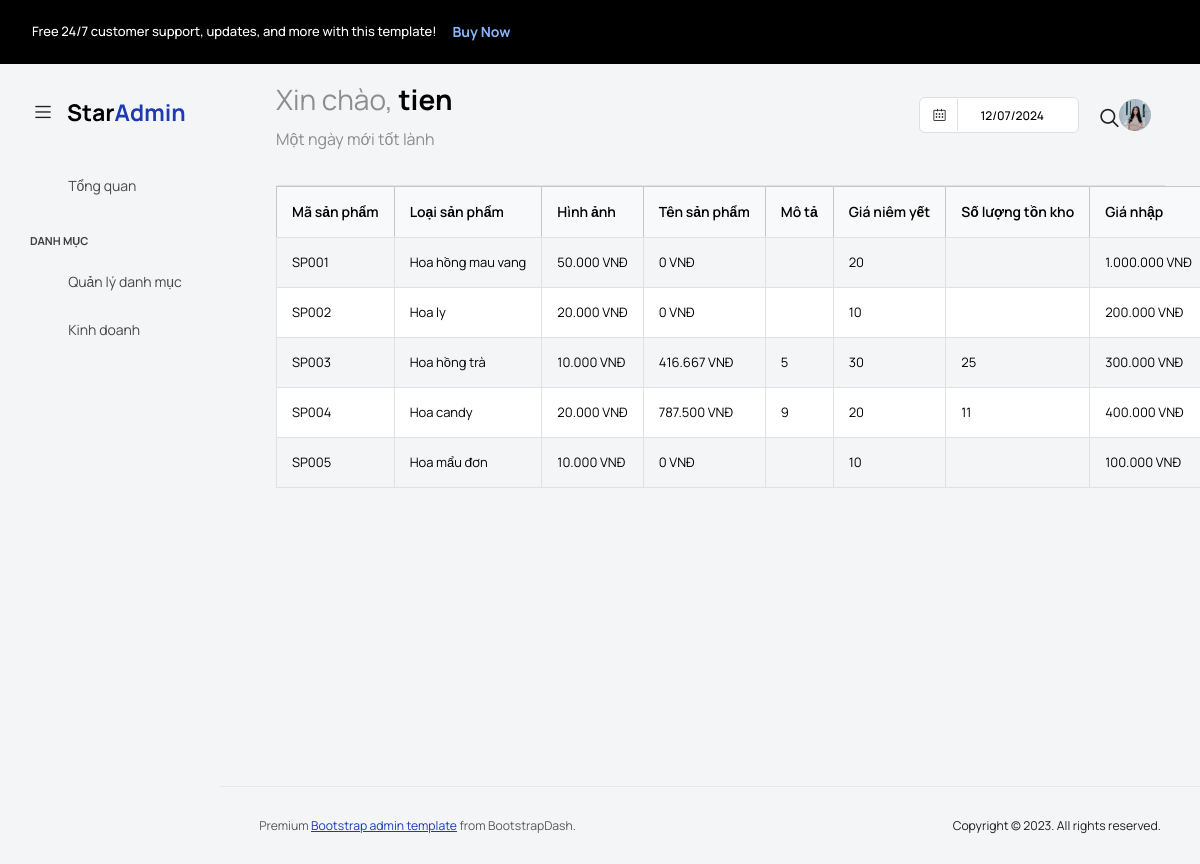
The app's page /search-ad.php (signed in) with its own data.
### tables this page shows
CREATE TABLE `sanpham` (
  `SP_MA` varchar(5) NOT NULL,
  `LSP_MA` varchar(5) NOT NULL,
  `SP_TEN` varchar(50) NOT NULL,
  `SP_MOTA` varchar(255) NOT NULL,
  `SP_HINHANH` varchar(200) NOT NULL
);

### search-ad.php (the view, shortened to what this page needs)
<?php
include 'db.php';
$searchQuery = isset($_GET['query']) ? $_GET['query'] : '';
?>
<!DOCTYPE html>
<html lang="en">
<head>
    <link rel="stylesheet" href="assets/vendors/feather/feather.css">
    <link rel="stylesheet" href="assets/vendors/mdi/css/materialdesignicons.min.css">
    <link rel="stylesheet" href="assets/vendors/ti-icons/css/themify-icons.css">
    <link rel="stylesheet" href="assets/vendors/font-awesome/css/font-awesome.min.css">
    <link rel="stylesheet" href="assets/vendors/typicons/typicons.css">
    <link rel="stylesheet" href="assets/vendors/simple-line-icons/css/simple-line-icons.css">
    <link rel="stylesheet" href="assets/vendors/css/vendor.bundle.base.css">
    <link rel="stylesheet" href="assets/vendors/bootstrap-datepicker/bootstrap-datepicker.min.css">
    <link rel="stylesheet" href="assets/vendors/datatables.net-bs4/dataTables.bootstrap4.css">
    <link rel="stylesheet" type="text/css" href="assets/js/select.dataTables.min.css">
    <link rel="stylesheet" href="assets/css/style.css">
</head>
<body class="with-welcome-text">
    <div class="container-scroller">
        <div class="row p-0 m-0 proBanner" id="proBanner">
            <div class="col-md-12 p-0 m-0">
                <div class="card-body card-body-padding px-3 d-flex align-items-center justify-content-between">
                    <div class="ps-lg-3">
                        <div class="d-flex align-items-center justify-content-between">
                            <p class="mb-0 fw-medium me-3 buy-now-text">Free 24/7 customer support, updates, and more
                                with this
                                template!</p>
                            <a href="https://www.bootstrapdash.com/product/star-admin-pro/" target="_blank"
                                class="btn me-2 buy-now-btn border-0">Buy Now</a>
                        </div>
                    </div>
                    <div class="d-flex align-items-center justify-content-between">
                        <a href="https://www.bootstrapdash.com/product/star-admin-pro/"><i
                                class="ti-home me-3 text-white"></i></a>
                        <button id="bannerClose" class="btn border-0 p-0">
                            <i class="ti-close text-white"></i>
                        </button>
                    </div>
                </div>
            </div>
        </div>
        <nav class="navbar default-layout col-lg-12 col-12 p-0 fixed-top d-flex align-items-top flex-row">
            <div class="text-center navbar-brand-wrapper d-flex align-items-center justify-content-start">
                <div class="me-3">
                    <button class="navbar-toggler navbar-toggler align-self-center" type="button"
                        data-bs-toggle="minimize">
                        <span class="icon-menu"></span>
                    </button>
                </div>
                <div>
                    <a class="navbar-brand brand-logo" href="admin.php">
                        <img src="assets/images/logo.svg" alt="logo" />
                    </a>
                </div>
            </div>
            <div class="navbar-menu-wrapper d-flex align-items-top">
                <ul class="navbar-nav">
                    <li class="nav-item fw-semibold d-none d-lg-block ms-0">
                        <h1 class="welcome-text">Xin chào, <span
                                class="text-black fw-bold"><?php echo $_SESSION['username'] ?></span></h1>
                        <h3 class="welcome-sub-text">Một ngày mới tốt lành </h3>
                    </li>
                </ul>
                <ul class="navbar-nav ms-auto">
                    <li class="nav-item d-none d-lg-block">
                        <div id="datepicker-popup" class="input-group date datepicker navbar-date-picker">
                            <span class="input-group-addon input-group-prepend border-right">
                                <span class="icon-calendar input-group-text calendar-icon"></span>
                            </span>
                            <input type="text" class="form-control">
                        </div>
                    </li>
                    <li class="nav-item">
                        <form class="search-form" action="search-ad.php?">
                            <i class="icon-search"></i>
                            <input type="search" class="form-control" placeholder="Search Here" title="Search here" name="query">
                        </form>
                    </li>
                    <div class="dropdown">
                        <?php if (isset($_SESSION['username'])): ?>
                            <a href="#" class="d-block link-body-emphasis text-decoration-none dropdown-toggle"
                                data-bs-toggle="dropdown" aria-expanded="false">
                                <img src="<?php echo $_SESSION['avatar']; ?>" alt="Avatar" width="32" height="32"
                                    class="rounded-circle" />
                            </a>
                        <?php endif; ?>
                    </div>
                </ul>
            </div>
        </nav>
        <div class="container-fluid page-body-wrapper">
            <nav class="sidebar sidebar-offcanvas" id="sidebar">
                <ul class="nav">
                    <li class="nav-item">
                        <a class="nav-link" href="admin.php">
                            <i class="mdi mdi-grid-large menu-icon"></i>
                            <span class="menu-title">Tổng quan</span>
                        </a>
                    </li>
                    <li class="nav-item nav-category">Danh mục</li>
                    <li class="nav-item">
                        <a class="nav-link" data-bs-toggle="collapse" href="#ui-basic" aria-expanded="false"
                            aria-controls="ui-basic">
                            <i class="menu-icon mdi mdi-floor-plan"></i>
                            <span class="menu-title">Quản lý danh mục</span>
                            <i class="menu-arrow"></i>
                        </a>
                    </li>
                    <li class="nav-item">
                        <a class="nav-link" data-bs-toggle="collapse" href="#charts" aria-expanded="false"
                            aria-controls="charts">
                            <i class="menu-icon mdi mdi-chart-line"></i>
                            <span class="menu-title">Kinh doanh</span>
                            <i class="menu-arrow"></i>
                        </a>
                    </li>
                </ul>
            </nav>
            <div class="main-panel">
                <div class="content-wrapper">
                    <div class="row">
                        <div class="col-sm-12">
                            <div class="home-tab">
                                <div class="d-sm-flex align-items-center justify-content-between border-bottom">
                                </div>
                                <table id="example" class="table table-striped table-bordered" style="width:100%">
                                    <thead class="table-light">
                                        <tr>
                                            <th>Mã sản phẩm</th>
                                            <th>Loại sản phẩm</th>
                                            <th>Hình ảnh</th>
                                            <th>Tên sản phẩm</th>
                                            <th>Mô tả</th>
                                            <th>Giá niêm yết</th>
                                            <th>Số lượng tồn kho</th>
                                            <th>Giá nhập</th>
                                        </tr>
                                    </thead>
                                    <tbody>
                                        <?php
                                        $records_per_page = 5;
                                        $page = isset($_GET['page']) ? $_GET['page'] : 1;
                                        $start_from = ($page - 1) * $records_per_page;
                                        $sql = " SELECT
                                                sp.SP_MA AS 'Mã sản phẩm',
                                                sp.SP_TEN AS 'Tên sản phẩm',
                                                AVG(pn.PN_PBGIA) AS 'Giá nhập',
                                                AVG(cthd.CTHD_DONGIA) AS 'Giá bán',
                                                SUM(cthd.CTHD_SLB) AS 'Số lượng bán',
                                                SUM(pn.PN_SL) AS 'Số lượng nhập',
                                                (SUM(pn.PN_SL) - SUM(cthd.CTHD_SLB)) AS 'Số lượng tồn kho',
                                                (SUM(pn.PN_SL) * AVG(pn.PN_PBGIA)) AS 'TT nhập vào',
                                                (SUM(cthd.CTHD_SLB) * AVG(cthd.CTHD_DONGIA)) AS 'TT bán',
                                                ((SUM(cthd.CTHD_SLB) * AVG(cthd.CTHD_DONGIA)) -
                                                (SUM(pn.PN_SL) * AVG(pn.PN_PBGIA))) AS 'Doanh thu'
                                            FROM
                                                SANPHAM sp
                                            LEFT JOIN
                                                PHIEUNHAP pn ON sp.SP_MA = pn.SP_MA
                                            LEFT JOIN
                                                CHITIETHD cthd ON sp.SP_MA = cthd.SP_MA
                                            WHERE
                                                sp.SP_TEN LIKE ?
                                            GROUP BY
                                                sp.SP_MA, sp.SP_TEN
                                            ORDER BY
                                                sp.SP_MA
                                            LIMIT $start_from, $records_per_page";
                                        $searchParam = "%$searchQuery%";
                                        $stmt = $conn->prepare($sql);
                                        $stmt->bind_param("s", $searchParam, );
                                        $stmt->execute();
                                        $result = $stmt->get_result();
                                        if ($result->num_rows > 0) {
                                            while ($row = $result->fetch_assoc()) {
                                                echo "<tr>";
                                                echo "<td>" . $row["Mã sản phẩm"] . "</td>";
                                                echo "<td>" . $row["Tên sản phẩm"] . "</td>";
                                                echo "<td>" . number_format($row["Giá nhập"], 0, ',', '.') . " VNĐ</td>";
                                                echo "<td>" . number_format($row["Giá bán"], 0, ',', '.') . " VNĐ</td>";
                                                echo "<td>" . $row["Số lượng bán"] . "</td>";
                                                echo "<td>" . $row["Số lượng nhập"] . "</td>";
                                                echo "<td>" . $row["Số lượng tồn kho"] . "</td>";
                                                echo "<td>" . number_format($row["TT nhập vào"], 0, ',', '.') . " VNĐ</td>";
                                                echo "</tr>";
                                            }
                                        } else {
                                            echo "<tr><td colspan='10' class='text-center'>Không tìm thấy sản phẩm phù hợp.</td></tr>";
                                        }
                                        ?>
                                    </tbody>
                                </table>
                            </div>
                        </div>
                    </div>
                </div>
                <footer class="footer">
                    <div class="d-sm-flex justify-content-center justify-content-sm-between">
                        <span class="text-muted text-center text-sm-left d-block d-sm-inline-block">Premium <a
                                href="https://www.bootstrapdash.com/" target="_blank">Bootstrap admin template</a> from
                            BootstrapDash.</span>
                        <span class="float-none float-sm-end d-block mt-1 mt-sm-0 text-center">Copyright © 2023. All
                            rights
                            reserved.</span>
                    </div>
                </footer>
            </div>
        </div>
    </div>
</body>
</html>

### records on screen
sanpham: SP_MA "SP001", SP_TEN "Hoa hồng mau vang", Giá "50.000", Giá "0", Số "20", TT "1.000.000"
sanpham: SP_MA "SP002", SP_TEN "Hoa ly", Giá "20.000", Giá "0", Số "10", TT "200.000"
sanpham: SP_MA "SP003", SP_TEN "Hoa hồng trà", Giá "10.000", Giá "416.667", Số "5", Số "30", Số "25", TT "300.000"
sanpham: SP_MA "SP004", SP_TEN "Hoa candy", Giá "20.000", Giá "787.500", Số "9", Số "20", Số "11", TT "400.000"
sanpham: SP_MA "SP005", SP_TEN "Hoa mẩu đơn", Giá "10.000", Giá "0", Số "10", TT "100.000"

### other values on screen
$_SESSION['username'] "tien"
